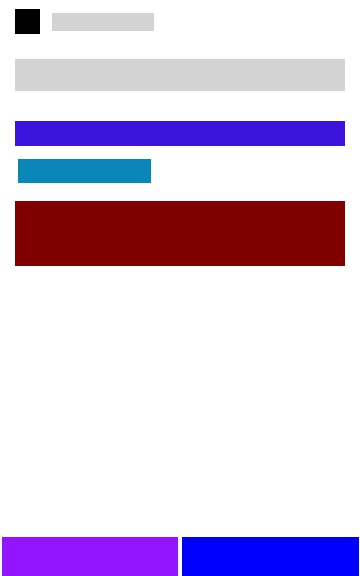
#> input picture final/data/train/Akin_SAGAN_500/semantic/account_creation/10245.jpg, 360 x 576 px
$ python -i postProcessing.py   (imports and definitions only)
#> lines starting #> are read from the running program, lines starting #| are printed output that depends on the picture; after the words box and inside, x2 and y2 are one past the last pixel; in counts of white or black regions, pixels touching at a corner belong together
from __future__ import division

import argparse
import json
import os

import cv2
import numpy as np

from scipy import spatial
from scipy import stats

from .colorMapper import ColorMapper


def sub_threshold(img, st, erode_flag=False, unsharp_flag=False):
    if unsharp_flag:
        img = unsharp(img, st)
    ret, thresh = cv2.threshold(
        img, 0, 255, cv2.THRESH_BINARY_INV | cv2.THRESH_OTSU)
    if erode_flag:
        thresh = erode(thresh, st)
    # cv2.imwrite('res_' + str(st) + '.jpg', thresh)
    return thresh


def threshold(img):
    # --- threshold on blue channel
    m1 = sub_threshold(img[:, :, 0], 1, True, True)
    # --- threshold on green channel
    m2 = sub_threshold(img[:, :, 1], 2, True, True)
    # --- threshold on red channel
    m3 = sub_threshold(img[:, :, 2], 3, True, True)

    # --- adding up all the results above ---
    res = cv2.add(m1, cv2.add(m2, m3))
    # cv2.imwrite("image_thresh.png", res)
    return res


def erode(thresh, st):
    kernel = np.ones((3, 4), np.uint8)
    thresh = cv2.erode(thresh, kernel, iterations=3)
    # cv2.imwrite('image_erode_'+str(st)+'.png', thresh)
    return thresh


def unsharp(imgray, st):
    # Unsharp mask here
    imgray = imgray.copy()
    gaussian = cv2.GaussianBlur(imgray, (7, 7), 10.0)
    unsharp_image = cv2.addWeighted(imgray, 2.5, gaussian, -1.5, 0, imgray)
    # cv2.imwrite("unsharp_"+str(st)+".jpg", unsharp_image)

    return unsharp_image


# [65 lines left out: functions get_bounding_boxes, get_nearest_dominant_color, create_json_file, not called in this run]


# [33 lines not run here, left out]

>>> import cv2
>>> picture = cv2.imread('../data/train/Akin_SAGAN_500/semantic/account_creation/10245.jpg')
#> picture is the input picture: shape (576, 360, 3); mean B, G, R 222.2, 197.7, 214.7
>>> result = threshold(picture)
#> in sub_threshold, `ret, thresh = cv2.threshold( img, 0, 255, cv2.THRESH_BINARY_INV | cv2...`:
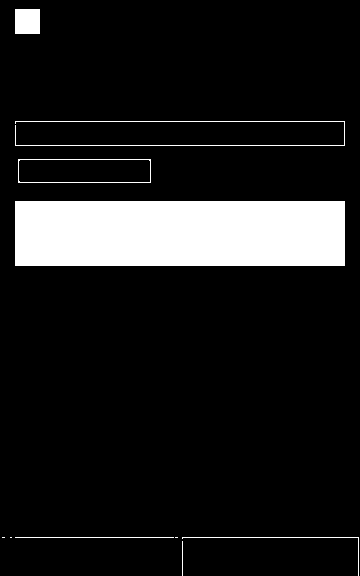
#> thresh: shape (576, 360); 11.3% white; 10 white regions (3 under 20 px), largest, box (x1, y1, x2, y2) and area: (15, 201, 345, 266) 21450, (15, 121, 345, 146) 705, (15, 9, 40, 34) 625
#> in sub_threshold, `ret, thresh = cv2.threshold( img, 0, 255, cv2.THRESH_BINARY_INV | cv2...`: ret = 126
#> in erode, `thresh = cv2.erode(thresh, kernel, iterations=3)`: thresh: shape (576, 360); 9.3% white; 2 white regions, box (x1, y1, x2, y2) and area: (21, 204, 342, 263) 18939, (21, 12, 37, 31) 304
#> call 2 of unsharp, with st = 2
#> in unsharp (call 2), `gaussian = cv2.GaussianBlur(imgray, (7, 7), 10.0)`:
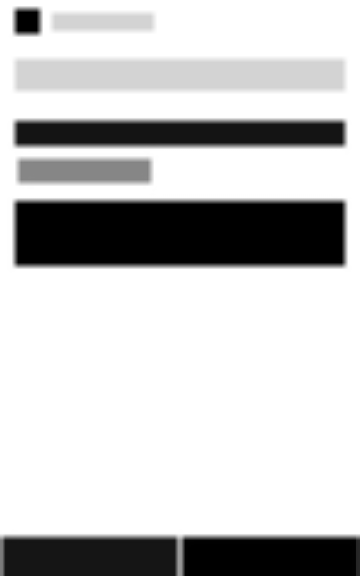
#> gaussian: shape (576, 360); min 0, max 255, mean 197.7
#> in sub_threshold (call 2), `ret, thresh = cv2.threshold( img, 0, 255, cv2.THRESH_BINARY_INV | cv2...`: thresh: shape (576, 360); 21.7% white; 8 white regions (2 under 20 px), largest, box (x1, y1, x2, y2) and area: (15, 201, 345, 266) 21450, (15, 121, 345, 146) 8250, (182, 537, 359, 576) 6903, (2, 537, 178, 576) 6864, (18, 159, 151, 183) 905, (15, 9, 40, 34) 625
#> in erode (call 2), `thresh = cv2.erode(thresh, kernel, iterations=3)`: thresh: shape (576, 360); 18% white; 5 white regions, box (x1, y1, x2, y2) and area: (21, 204, 342, 263) 18939, (21, 124, 342, 143) 6099, (188, 540, 356, 576) 6048, (8, 540, 175, 576) 6012, (21, 12, 37, 31) 304
#> call 3 of sub_threshold, with st = 3, erode_flag = True, unsharp_flag = True
#> call 3 of unsharp, with st = 3
#> in unsharp (call 3), `imgray = imgray.copy()`:
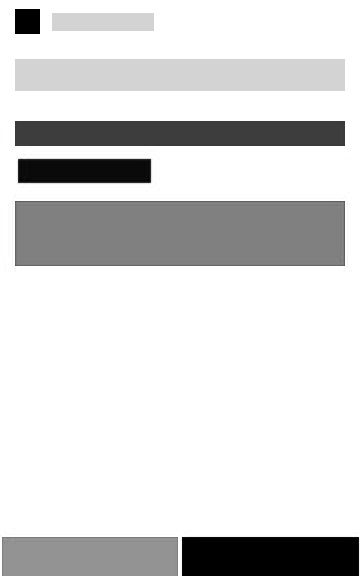
#> imgray: shape (576, 360); min 0, max 255, mean 214.7
#> in unsharp (call 3), `gaussian = cv2.GaussianBlur(imgray, (7, 7), 10.0)`:
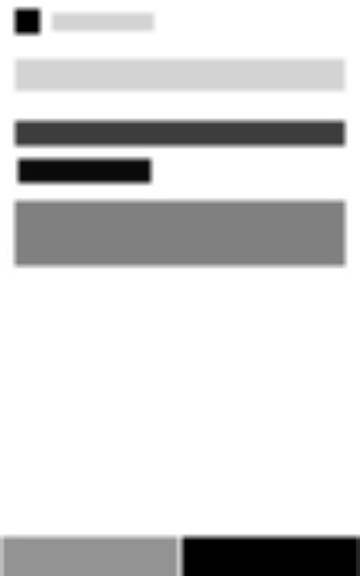
#> gaussian: shape (576, 360); min 0, max 255, mean 214.7
#> in unsharp (call 3), `unsharp_image = cv2.addWeighted(imgray, 2.5, gaussian, -1.5, 0, imgray)`:
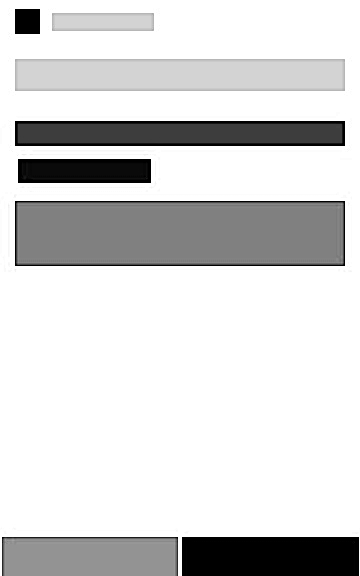
#> unsharp_image: shape (576, 360); min 0, max 255, mean 213
#> in sub_threshold (call 3), `ret, thresh = cv2.threshold( img, 0, 255, cv2.THRESH_BINARY_INV | cv2...`:
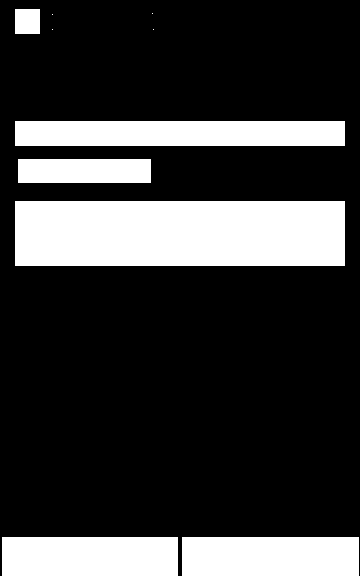
#> thresh: shape (576, 360); 22.8% white; 10 white regions (4 under 20 px), largest, box (x1, y1, x2, y2) and area: (15, 201, 345, 266) 21450, (15, 121, 345, 146) 8250, (182, 537, 359, 576) 6903, (2, 537, 178, 576) 6864, (18, 159, 151, 183) 3192, (15, 9, 40, 34) 625
#> in sub_threshold (call 3), `ret, thresh = cv2.threshold( img, 0, 255, cv2.THRESH_BINARY_INV | cv2...`: ret = 167
#> call 3 of erode, with st = 3
#> in erode (call 3), `thresh = cv2.erode(thresh, kernel, iterations=3)`:
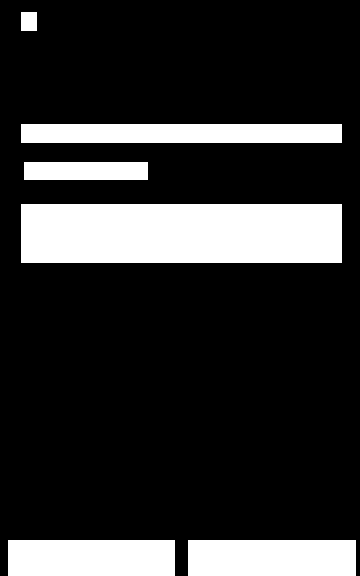
#> thresh: shape (576, 360); 19.1% white; 6 white regions, box (x1, y1, x2, y2) and area: (21, 204, 342, 263) 18939, (21, 124, 342, 143) 6099, (188, 540, 356, 576) 6048, (8, 540, 175, 576) 6012, (24, 162, 148, 180) 2232, (21, 12, 37, 31) 304

$ run again, on final/data/train/Akin_SAGAN_500/semantic/login/10475.jpg
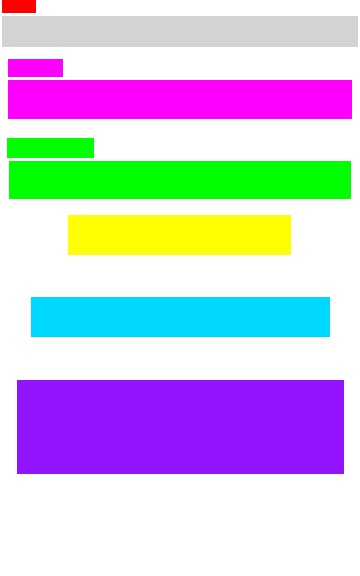
#> input picture final/data/train/Akin_SAGAN_500/semantic/login/10475.jpg, 360 x 576 px
#> picture is the input picture: shape (576, 360, 3); mean B, G, R 222.4, 197, 203.4
#> in sub_threshold, `ret, thresh = cv2.threshold( img, 0, 255, cv2.THRESH_BINARY_INV | cv2...`:
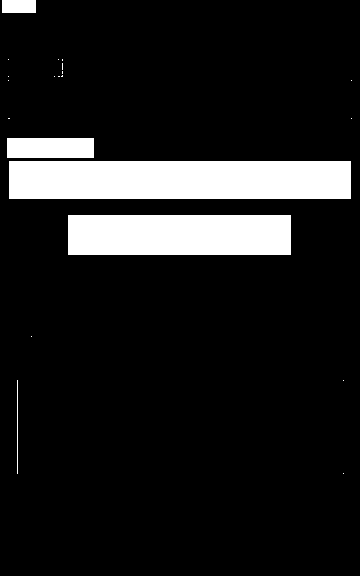
#> thresh: shape (576, 360); 11.7% white; 21 white regions (16 under 20 px), largest, box (x1, y1, x2, y2) and area: (9, 161, 351, 199) 12996, (68, 215, 291, 255) 8920, (7, 138, 94, 158) 1740, (2, 0, 36, 13) 442, (17, 380, 18, 474) 94
#> ret = 126
#> in threshold, `res = cv2.add(m1, cv2.add(m2, m3))`:
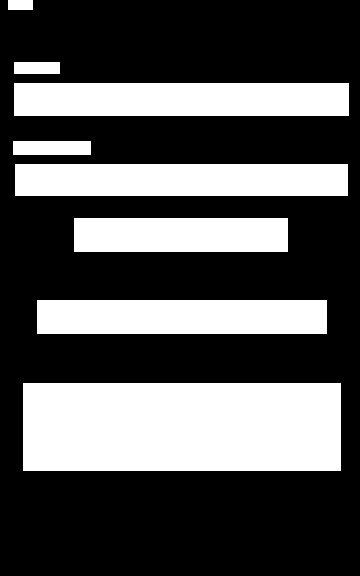
#> res: shape (576, 360); 33.1% white; 8 white regions, largest, box (x1, y1, x2, y2) and area: (23, 383, 341, 471) 27984, (14, 83, 349, 116) 11055, (15, 164, 348, 196) 10656

$ run again, on final/data/train/Akin_SAGAN_500/semantic/login/10495.jpg
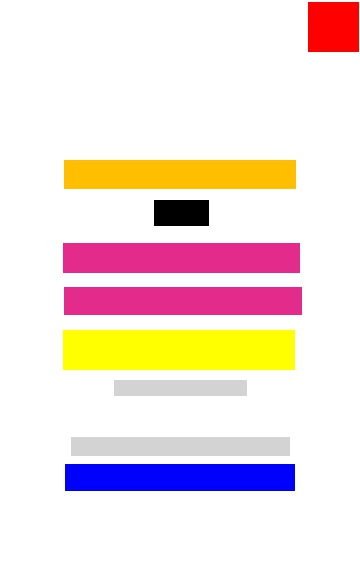
#> input picture final/data/train/Akin_SAGAN_500/semantic/login/10495.jpg, 360 x 576 px
#> picture is the input picture: shape (576, 360, 3); mean B, G, R 221, 224.9, 242
#> in sub_threshold, `ret, thresh = cv2.threshold( img, 0, 255, cv2.THRESH_BINARY_INV | cv2...`:
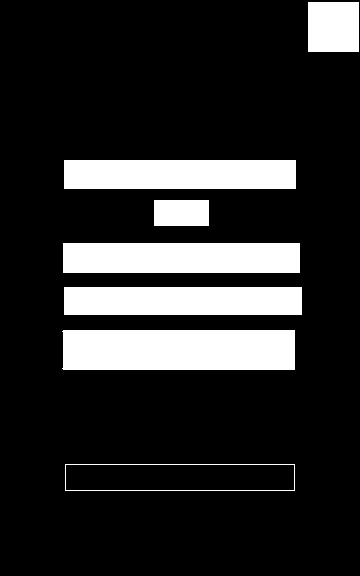
#> thresh: shape (576, 360); 16.5% white; 7 white regions, largest, box (x1, y1, x2, y2) and area: (62, 330, 295, 370) 9282, (63, 243, 300, 273) 7110, (64, 160, 296, 189) 6728
#> ret = 152
#> in threshold, `res = cv2.add(m1, cv2.add(m2, m3))`:
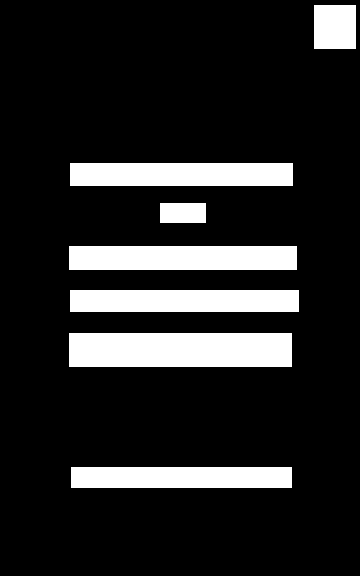
#> res: shape (576, 360); 14.8% white; 7 white regions, largest, box (x1, y1, x2, y2) and area: (69, 333, 292, 367) 7582, (69, 246, 297, 270) 5472, (70, 163, 293, 186) 5129

$ run again, on final/data/train/Akin_SAGAN_500/semantic/product_description/12504.jpg
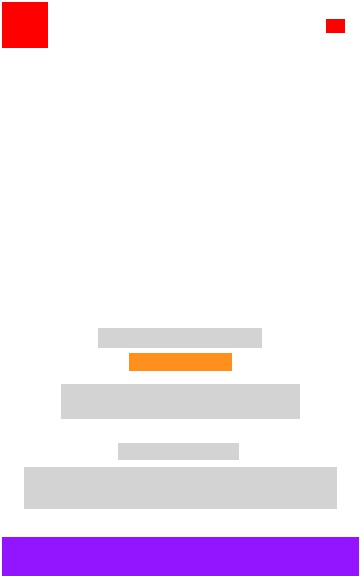
#> input picture final/data/train/Akin_SAGAN_500/semantic/product_description/12504.jpg, 360 x 576 px
#> picture is the input picture: shape (576, 360, 3); mean B, G, R 244.2, 229.6, 241.8
#> ret = 132
#> in threshold, `res = cv2.add(m1, cv2.add(m2, m3))`:
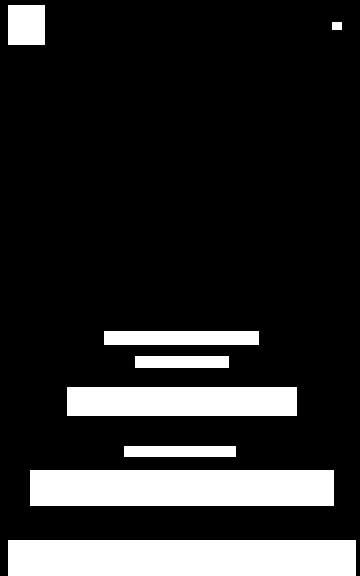
#> res: shape (576, 360); 17.5% white; 8 white regions, largest, box (x1, y1, x2, y2) and area: (8, 540, 356, 576) 12528, (30, 470, 334, 506) 10944, (67, 387, 297, 416) 6670
